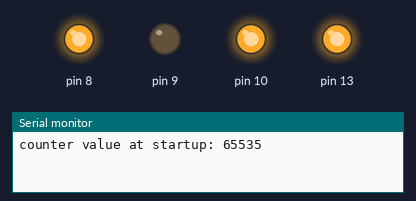
The sketch below on a simulated Arduino Uno, built with avr-gcc and run on an emulated ATmega328P. On the bench: output pins drawn as LEDs (lit = HIGH), the last lines printed to the serial monitor. EEPROM starts erased.

Above: at 0.1 s.
At 61.1 s:
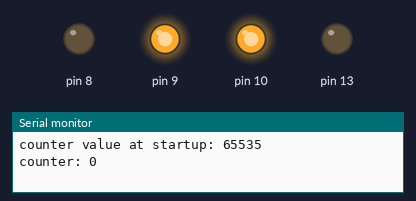
At 124.1 s:
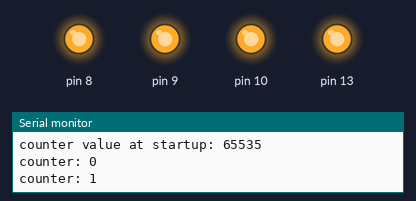
Timing chart, 0 to 125.6 s (numbered marks = the images above):
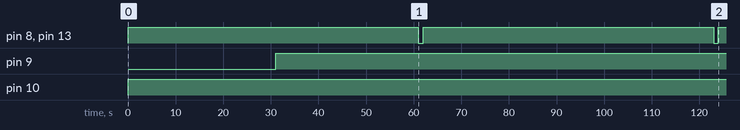

Measured:
- by itself, pin 8, pin 13: alternates HIGH for 61.0 s and LOW for 1.0 s
- by itself, pin 9: LOW → HIGH at 31.0 s
- by itself, pin 10: LOW → HIGH at 0.00 s

The sketch:

DC_motor_EEPROM_counter.ino
```cpp
#include <EEPROM.h>
#define Erase 0
uint16_t cnt;
int ddelay = 30000;
int sec = 1000;

void setup()
{
  Serial.begin(9600);
  DDRB |= B00100111;
  cnt = 0;
  if (Erase)
    EEPROM.put(0, cnt);
  EEPROM.get(0, cnt);
  Serial.print("counter value at startup: "); Serial.println(cnt);
}

void loop()
{
  PORTB |= B00100101;
  delay(ddelay);
  PORTB |= B00100101;
  delay(sec);
  PORTB |= B00000110;
  delay(ddelay);
  PORTB &= B00000110;
  cnt++;
  EEPROM.put(0, cnt);
  Serial.print("counter: ");
  Serial.println(cnt);
  delay(sec);
}
```
